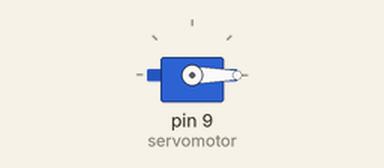
Simulated run of this sketch. Board: Arduino Uno, built with avr-gcc and run on an emulated ATmega328P. Shown: servo.

Above: at 0.05 s.
At 0.9 s:
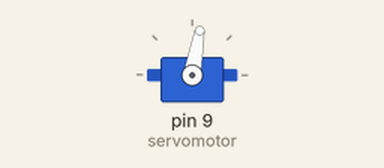
At 1.8 s:
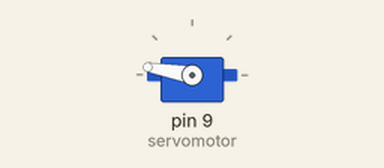
At 3.6 s:
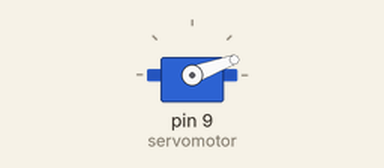
Timing chart, 0 to 8.7 s (numbered marks = the images above):
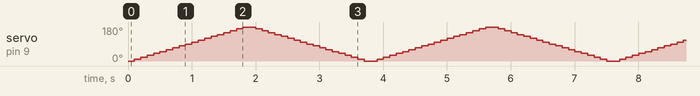

The sketch:

Arduino.ino
```cpp
// (licence header left out)
// Importamos la librería del servomotor
#include <Servo.h>

// Definimos la variable de tipo servo
Servo servomotor;

//Este código se ejecuta la primera vez
void setup() {
  // Configuramos los pines en modo salida
  servomotor.attach(9);
}

//Este código se ejecuta en bucle repetidamente
void loop() {
  for(int i=0; i<=180; i+=10){
    servomotor.write(i);
    delay(100);
  }
  for(int i=180; i>=0; i-=10){
    servomotor.write(i);
    delay(100);
  }
}
```
